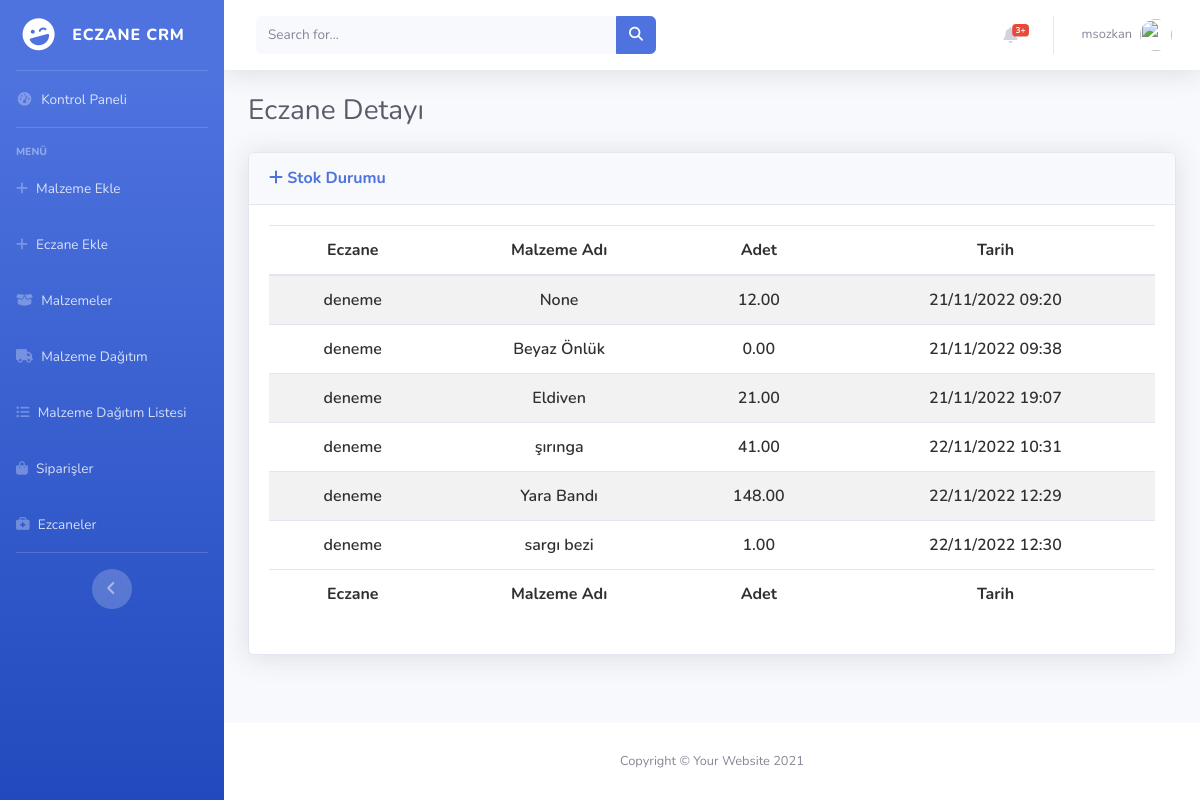
/edit/pharmacy/2/ (signed in), run on an earlier commit of the app's database.
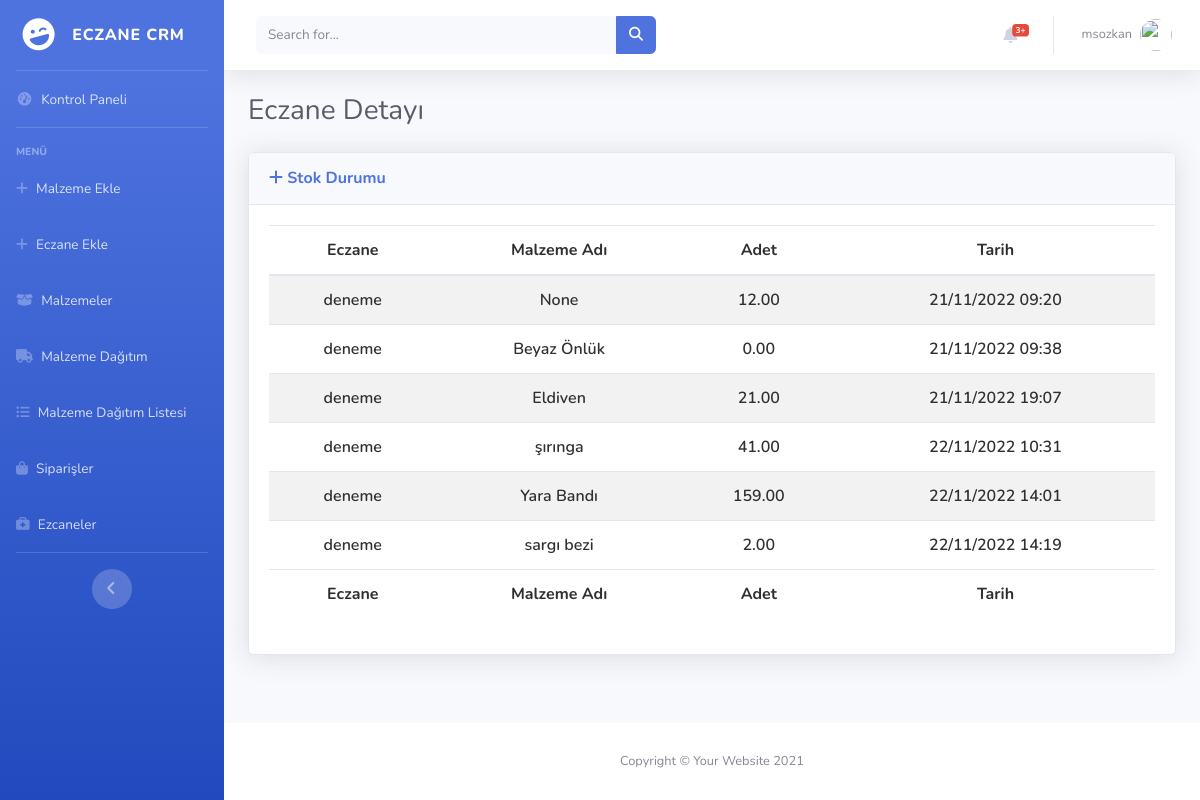
And on a later commit of the database.
### items/models.py (models this page shows, shortened)
class PharmacyStorage(models.Model):
    user = models.ForeignKey(User, on_delete=models.CASCADE)
    item_name = models.ForeignKey(Items, on_delete=models.SET_NULL,null=True)
    quantity=models.DecimalField(max_digits=10,decimal_places=2)
    status=models.BooleanField(default=True)
    created_at = models.DateTimeField(auto_now_add=True,null=True,blank=True)
    updated_at = models.DateTimeField(auto_now=True,null=True,blank=True)

class Items(models.Model):
    item_name=models.CharField(max_length=60)
    quantity=models.DecimalField(max_digits=10,decimal_places=2)
    status=models.BooleanField(default=True)
    created_at = models.DateTimeField(auto_now_add=True,null=True,blank=True)
    updated_at = models.DateTimeField(auto_now=True,null=True,blank=True)
    def __str__(self):
        return self.item_name

### accounts/views.py (the view)
# urls.py: path("edit/pharmacy/<int:pk>/",views.edit_pharmacy,name="edit_pharmacy"),
@admin_login_required(login_url = "pharmacy:dashboard")
def edit_pharmacy(request,pk):
    instance = get_object_or_404(User,id = pk)
    items=PharmacyStorage.objects.filter(user=instance)
    instance_profile = get_object_or_404(UserProfile,user = instance)
    form=UpdateUserForm(request.POST or None,instance = instance)
    form_profile=UserProfileForm(request.POST or None,instance = instance_profile)
    if request.method == 'POST':
        if form.is_valid and form_profile.is_valid:
            form.save()
            form_profile.save()
            messages.success(request,"Eczane başarılı bir şekilde güncellendi.")
            return HttpResponseRedirect(request.META.get('HTTP_REFERER', '/'))
    return render(request,"edit_pharmacy.html",{"form":form,"form_profile":form_profile,"instance":instance,"instance_profile":instance_profile,"items":items})

### accounts/forms.py
class UpdateUserForm(forms.ModelForm):
    username = forms.CharField(max_length=100,
                               required=True,
                               widget=forms.TextInput(attrs={'class': 'form-control form-control-user mb-2', 'placeholder':'Username',"type":"text",}))
    email = forms.EmailField(required=True,
                             widget=forms.TextInput(attrs={'class': 'form-control form-control-user mb-2', 'placeholder':'Email',"type":"email",}))
    class Meta:
        model = User
        fields = ['username', 'email']

### pharmacy/utils.py (called while the page is built, shortened)
def user_passes_test(
    test_func, login_url=None, redirect_field_name=REDIRECT_FIELD_NAME
):
    def decorator(view_func):
        @wraps(view_func)
        def _wrapped_view(request, *args, **kwargs):
            if test_func(request.user):
                return view_func(request, *args, **kwargs)
        return _wrapped_view
    return decorator

### accounts/templates/edit_pharmacy.html (shortened to what this page needs)
{% extends 'layout.html' %}
{% load static %}
{% block css %}
    <link href="https://cdn.datatables.net/1.12.1/css/dataTables.bootstrap5.min.css" rel="stylesheet"/>
    <link href="https://cdn.datatables.net/responsive/2.3.0/css/responsive.bootstrap5.min.css" rel="stylesheet" />
    <link href="https://cdn.datatables.net/buttons/2.2.3/css/buttons.dataTables.min.css" rel="stylesheet"/>
<link
  rel="stylesheet"
  href="https://cdnjs.cloudflare.com/ajax/libs/font-awesome/6.2.0/css/all.min.css"
/>
<link rel="stylesheet" href="{% static 'css/datatables_file.css'%}">
{% endblock  %}
{% block body %}
<div class="container-fluid">
    <h1 class="h3 mb-2 text-gray-800">Eczane Detayı</h1>
</div>
              <div class="container-fluid mt-4">
                <div class="card shadow mb-4">
                    <div class="card-header py-3">
                        <h6 class="m-0 font-weight-bold text-primary">
                            <i class="fa fa-plus"></i>
                            Stok Durumu
                         </h6>
                    </div>
                    <div class="card-body">
                        <div class="table-responsive">
                            <table
                            id="example"
                            class="table table-striped nowrap"
                            style="width: 100%!important">
                            <thead>
                                <tr>
                                  <th data-priority="1">Eczane</th>
                                  <th data-priority="2">Malzeme Adı</th>
                                  <th data-priority="3">Adet</th>
                                  <th data-priority="4">Tarih</th>
                                </tr>
                              </thead>
                              <tbody>
                                {% for item in items %}
                                <tr>
                                  <td>{{item.user}}</td>
                                  <td>{{item.item_name}}</td>
                                  <td>
                                    {{item.quantity}}
                                  </td>
                                  <td>
                                    {{item.updated_at|date:"d/m/Y H:i"}}
                                  </td>
                                </tr>
                                {% endfor %}
                              </tbody>
                              <tfoot>
                                <tr >
                                  <th>Eczane</th>
                                  <th>Malzeme Adı</th>
                                  <th>Adet</th>
                                  <th>Tarih</th>
                                </tr>
                              </tfoot>
                            </table>
                        </div>
                    </div>
                </div>
            </div>
{% endblock  %}

What changed in the data, as far as the page shows it:
changed PharmacyStorage "Yara Bandı": quantity "148.00" → "159.00"; updated_at "22/11/2022 12:29" → "22/11/2022 14:01"
changed PharmacyStorage "sargı bezi": quantity "1.00" → "2.00"; updated_at "22/11/2022 12:30" → "22/11/2022 14:19"
